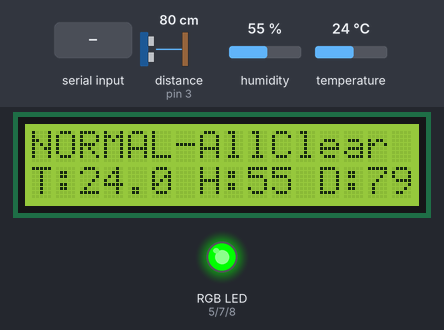
This sketch was run on a simulated Arduino Nano, built with avr-gcc and run on an emulated ATmega328P. Shown: 16×2 character LCD, an RGB LED mixed from three pins (HIGH = lit). Wiring (inferred from the names in the program): ultrasonic range finder: trigger pin 2; echo pin 3. Dashed ring = blinking. The test bench sets the inputs (shaded band); at power-on: distance to the obstacle (sensor on pin 3) 80 cm, humidity 55 %, temperature 24 °C. The echo pulse lasts 58.3 µs per cm; pins used as bus, display or sensor lines are not drawn; what the sketch prints to the serial monitor is not drawn.

Above: at 3.2 s.
3.3 s: "FIRE\n" received over Serial
At 3.75 s:
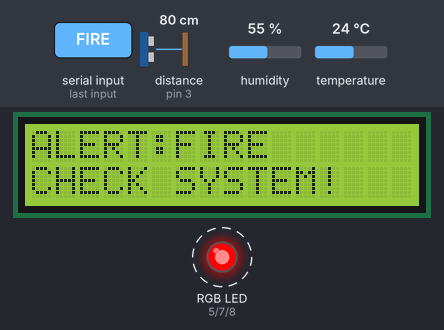
5.1 s: "INTRUSION\n" received over Serial
At 5.87 s:
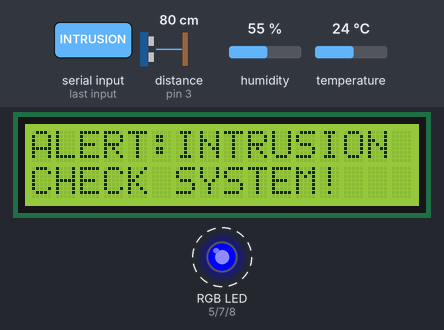
7.5 s: "VIOLENCE\n" received over Serial
At 7.72 s:
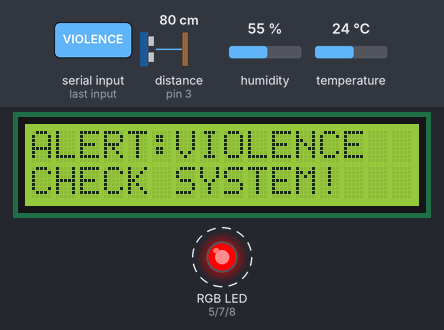
9.4 s: "WEAPON\n" received over Serial
At 9.82 s:
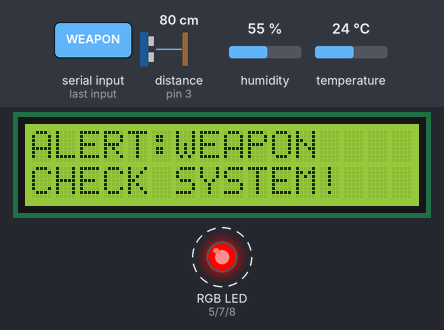
11.5 s: "ALERT_OFF\n" received over Serial
At 11.55 s:
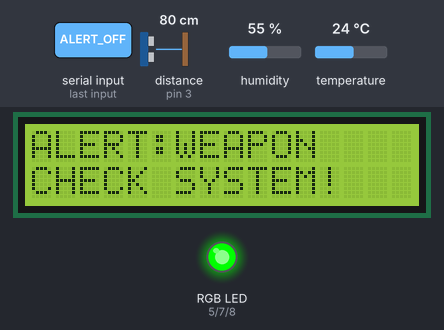
13.1 s: distance to the obstacle (sensor on pin 3) set to 2 cm
At 16.0 s:
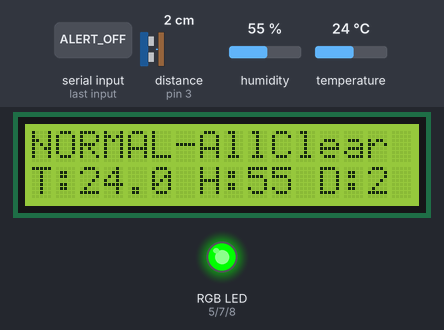
Timing chart, 0 to 17.5 s (numbered marks = the images above; inputs shaded):
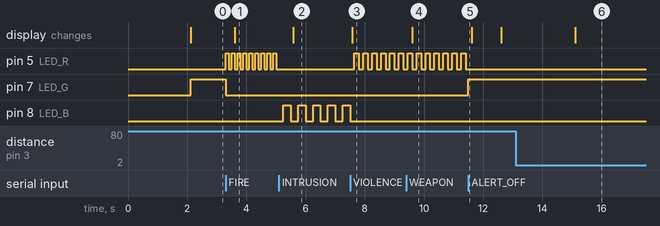

Measured:
- after the input at 3.3 s, pin 5 (LED_R): alternates HIGH for 0.10 s and LOW for 0.10 s, starting at once; pin 7 (LED_G): HIGH → LOW at once; the display: changes after 0.30 s (image 1)
- after the input at 5.1 s, pin 5 (LED_R): stops changing and stays LOW; pin 8 (LED_B): alternates HIGH for 0.25 s and LOW for 0.25 s, starting after 0.15 s; the display: changes after 0.48 s (image 2)
- after the input at 7.5 s, pin 5 (LED_R): alternates HIGH for 0.15 s and LOW for 0.15 s, starting after 0.15 s; pin 8 (LED_B): goes on until 7.5 s, then stays LOW; the display: changes after 0.08 s (image 3)
- after the input at 9.4 s, the display: changes after 0.20 s (image 4)
- after the input at 11.5 s, pin 5 (LED_R): stops changing and stays LOW; pin 7 (LED_G): LOW → HIGH at once

The sketch:

hazard_monitor.ino
```cpp
/*
 * AI CCTV Hazard Detection System - Arduino Nano
 * With LCD 1602A Display + RGB LED
 */

#include <LiquidCrystal.h>
#include <DHT.h>

// ==================== PIN DEFINITIONS ====================
#define TRIG_PIN 2          // Ultrasonic TRIG
#define ECHO_PIN 3          // Ultrasonic ECHO
#define DHT_PIN 6           // DHT11 sensor
#define LED_R 5             // RGB LED Red
#define LED_G 7             // RGB LED Green
#define LED_B 8             // RGB LED Blue
#define LCD_RS 9            // LCD Register Select
#define LCD_E 10            // LCD Enable
#define LCD_D4 11           // LCD Data 4
#define LCD_D5 12           // LCD Data 5
#define LCD_D6 13           // LCD Data 6
#define LCD_D7 A0           // LCD Data 7

// ==================== SENSOR CONFIGURATION ====================
#define DHT_TYPE DHT11

// ==================== HAZARD THRESHOLDS ====================
#define TEMP_FIRE_THRESHOLD 45.0
#define TEMP_WARNING_THRESHOLD 35.0
#define HUMIDITY_HIGH_THRESHOLD 85.0
#define HUMIDITY_LOW_THRESHOLD 20.0
#define MOTION_THRESHOLD 20.0
#define MIN_DISTANCE 2.0
#define MAX_DISTANCE 400.0
#define MOTION_TIMEOUT 3000

// ==================== OBJECT INITIALIZATION ====================
LiquidCrystal lcd(LCD_RS, LCD_E, LCD_D4, LCD_D5, LCD_D6, LCD_D7);
DHT dht(DHT_PIN, DHT_TYPE);

// ==================== GLOBAL VARIABLES ====================
float temperature = 0.0;
float humidity = 0.0;
float currentDistance = 0.0;
float previousDistance = 0.0;
bool motionDetected = false;
unsigned long lastMotionTime = 0;
int motionCount = 0;

bool alertActive = false;
String alertType = "NONE";
unsigned long alertStartTime = 0;

unsigned long lastUltrasonicRead = 0;
const unsigned long ULTRASONIC_INTERVAL = 50;  // Faster ultrasonic reads
unsigned long lastDHTRead = 0;
const unsigned long DHT_INTERVAL = 2000;  // DHT11 hardware limit
unsigned long lastDisplayUpdate = 0;
const unsigned long DISPLAY_INTERVAL = 500;  // Faster LCD updates
unsigned long lastSerialSend = 0;
const unsigned long SERIAL_INTERVAL = 300;  // Send data every 300ms for real-time feel

bool ledState = false;
unsigned long lastLedToggle = 0;
unsigned long LED_BLINK_INTERVAL = 250;

unsigned long systemUptime = 0;
int totalAlerts = 0;
int totalMotionEvents = 0;

// ==================== SETUP ====================
void setup() {
  Serial.begin(115200);

  pinMode(TRIG_PIN, OUTPUT);
  pinMode(ECHO_PIN, INPUT);
  pinMode(LED_R, OUTPUT);
  pinMode(LED_G, OUTPUT);
  pinMode(LED_B, OUTPUT);
  setRGBColor(0, 0, 0);
  digitalWrite(TRIG_PIN, LOW);

  dht.begin();

  lcd.begin(16, 2);
  lcd.clear();
  lcd.setCursor(0, 0);
  lcd.print("AI CCTV SYSTEM");
  lcd.setCursor(0, 1);
  lcd.print("Starting...");
  delay(2000);

  currentDistance = readUltrasonicDistance();
  previousDistance = currentDistance;

  Serial.println(F("{\"status\":\"READY\",\"device\":\"ARDUINO_NANO\",\"version\":\"2.0\",\"system\":\"AI_CCTV\",\"display\":\"LCD_1602A\"}"));
}

// ==================== MAIN LOOP ====================
void loop() {
  unsigned long currentMillis = millis();
  systemUptime = currentMillis / 1000;

  if (currentMillis - lastUltrasonicRead >= ULTRASONIC_INTERVAL) {
    readUltrasonicSensor();
    lastUltrasonicRead = currentMillis;
  }

  if (currentMillis - lastDHTRead >= DHT_INTERVAL) {
    readDHTSensor();
    lastDHTRead = currentMillis;
  }

  if (currentMillis - lastDisplayUpdate >= DISPLAY_INTERVAL) {
    updateDisplay();
    lastDisplayUpdate = currentMillis;
  }

  if (currentMillis - lastSerialSend >= SERIAL_INTERVAL) {
    sendSensorData();
    lastSerialSend = currentMillis;
  }

  handleLEDAlert(currentMillis);
  processSerialCommands();

  if (motionDetected && (currentMillis - lastMotionTime > MOTION_TIMEOUT)) {
    motionDetected = false;
    motionCount = max(0, motionCount - 1);
  }
}

// ==================== ULTRASONIC SENSOR ====================
float readUltrasonicDistance() {
  digitalWrite(TRIG_PIN, LOW);
  delayMicroseconds(2);
  digitalWrite(TRIG_PIN, HIGH);
  delayMicroseconds(10);
  digitalWrite(TRIG_PIN, LOW);

  long duration = pulseIn(ECHO_PIN, HIGH, 30000);
  float distance = duration * 0.01715;

  if (distance < MIN_DISTANCE || distance > MAX_DISTANCE) {
    return 0;
  }

  return distance;
}

void readUltrasonicSensor() {
  float newDistance = readUltrasonicDistance();

  if (newDistance > 0) {
    currentDistance = newDistance;

    if (previousDistance > 0) {
      float distanceChange = abs(currentDistance - previousDistance);

      if (distanceChange > MOTION_THRESHOLD) {
        if (!motionDetected) {
          motionDetected = true;
          motionCount++;
          totalMotionEvents++;
          lastMotionTime = millis();

          Serial.print(F("{\"event\":\"MOTION_DETECTED\",\"distance\":"));
          Serial.print(currentDistance, 1);
          Serial.print(F(",\"change\":"));
          Serial.print(distanceChange, 1);
          Serial.println(F("}"));
        }
        lastMotionTime = millis();
      }
    }

    previousDistance = currentDistance;
  }
}

// ==================== DHT SENSOR ====================
void readDHTSensor() {
  float newTemp = dht.readTemperature();
  float newHum = dht.readHumidity();

  if (!isnan(newTemp) && !isnan(newHum)) {
    temperature = newTemp;
    humidity = newHum;

    if (temperature >= TEMP_FIRE_THRESHOLD) {
      triggerAlert("FIRE");
      Serial.print(F("{\"event\":\"FIRE_HAZARD\",\"temp\":"));
      Serial.print(temperature, 1);
      Serial.println(F("}"));
    }

    if (humidity >= HUMIDITY_HIGH_THRESHOLD) {
      Serial.print(F("{\"event\":\"HIGH_HUMIDITY\",\"humidity\":"));
      Serial.print(humidity, 1);
      Serial.println(F("}"));
    }
    if (humidity <= HUMIDITY_LOW_THRESHOLD) {
      Serial.print(F("{\"event\":\"LOW_HUMIDITY_FIRE_RISK\",\"humidity\":"));
      Serial.print(humidity, 1);
      Serial.println(F("}"));
    }
  }
}

// ==================== DISPLAY ====================
void updateDisplay() {
  lcd.clear();

  if (alertActive) {
    lcd.setCursor(0, 0);
    lcd.print("ALERT:");
    lcd.print(alertType);
    lcd.setCursor(0, 1);
    lcd.print("CHECK SYSTEM!");
  } else {
    lcd.setCursor(0, 0);
    lcd.print("NORMAL-AllClear");
    lcd.setCursor(0, 1);
    lcd.print("T:");
    lcd.print(temperature, 1);
    lcd.print(" H:");
    lcd.print((int)humidity);
    lcd.print(" D:");
    lcd.print((int)currentDistance);
  }
}

// ==================== RGB LED ====================
void setRGBColor(int r, int g, int b) {
  analogWrite(LED_R, r);
  analogWrite(LED_G, g);
  analogWrite(LED_B, b);
}

void handleLEDAlert(unsigned long currentMillis) {
  if (alertActive) {
    if (alertType == "FIRE") {
      LED_BLINK_INTERVAL = 100;
    } else if (alertType == "VIOLENCE" || alertType == "WEAPON") {
      LED_BLINK_INTERVAL = 150;
    } else {
      LED_BLINK_INTERVAL = 250;
    }

    if (currentMillis - lastLedToggle >= LED_BLINK_INTERVAL) {
      ledState = !ledState;

      if (ledState) {
        if (alertType == "FIRE") {
          setRGBColor(255, 0, 0);  // RED
        } else if (alertType == "VIOLENCE" || alertType == "WEAPON") {
          setRGBColor(255, 0, 0);  // RED
        } else if (alertType == "INTRUSION") {
          setRGBColor(0, 0, 255);  // BLUE
        } else {
          setRGBColor(255, 100, 0);  // ORANGE
        }
      } else {
        setRGBColor(0, 0, 0);
      }

      lastLedToggle = currentMillis;
    }
  } else {
    setRGBColor(0, 150, 0);  // GREEN = All good (medium brightness)
    ledState = false;
  }
}

void triggerAlert(String type) {
  alertActive = true;
  alertType = type;
  alertStartTime = millis();
  totalAlerts++;
}

void clearAlert() {
  alertActive = false;
  alertType = "NONE";
  setRGBColor(0, 150, 0);  // Medium brightness green
  ledState = false;
}

// ==================== SERIAL ====================
void sendSensorData() {
  Serial.print(F("{"));
  Serial.print(F("\"type\":\"SENSOR_DATA\","));
  Serial.print(F("\"temp\":"));
  Serial.print(temperature, 2);
  Serial.print(F(",\"humidity\":"));
  Serial.print(humidity, 2);
  Serial.print(F(",\"distance\":"));
  Serial.print(currentDistance, 1);
  Serial.print(F(",\"motion\":"));
  Serial.print(motionDetected ? F("true") : F("false"));
  Serial.print(F(",\"motion_count\":"));
  Serial.print(motionCount);
  Serial.print(F(",\"alert\":"));
  Serial.print(alertActive ? F("true") : F("false"));
  Serial.print(F(",\"alert_type\":\""));
  Serial.print(alertType);
  Serial.print(F("\",\"uptime\":"));
  Serial.print(systemUptime);
  Serial.print(F(",\"total_alerts\":"));
  Serial.print(totalAlerts);
  Serial.print(F(",\"total_motion\":"));
  Serial.print(totalMotionEvents);
  Serial.println(F("}"));
}

void processSerialCommands() {
  if (Serial.available() > 0) {
    String command = Serial.readStringUntil('\n');
    command.trim();

    if (command == "FIRE") {
      triggerAlert("FIRE");
      Serial.println(F("{\"response\":\"FIRE_ALERT_ACTIVATED\"}"));
    }
    else if (command == "INTRUSION") {
      triggerAlert("INTRUSION");
      Serial.println(F("{\"response\":\"INTRUSION_ALERT_ACTIVATED\"}"));
    }
    else if (command == "VIOLENCE") {
      triggerAlert("VIOLENCE");
      Serial.println(F("{\"response\":\"VIOLENCE_ALERT_ACTIVATED\"}"));
    }
    else if (command == "WEAPON") {
      triggerAlert("WEAPON");
      Serial.println(F("{\"response\":\"WEAPON_ALERT_ACTIVATED\"}"));
    }
    else if (command == "ALERT_OFF" || command == "CLEAR") {
      clearAlert();
      Serial.println(F("{\"response\":\"ALERT_CLEARED\"}"));
    }
    else if (command == "STATUS") {
      sendSensorData();
    }
    else if (command == "RESET") {
      clearAlert();
      motionCount = 0;
      totalMotionEvents = 0;
      totalAlerts = 0;
      Serial.println(F("{\"response\":\"SYSTEM_RESET\"}"));
    }
    else if (command == "PING") {
      Serial.println(F("{\"response\":\"PONG\",\"status\":\"ONLINE\"}"));
    }
    else if (command.startsWith("LED_")) {
      if (command == "LED_ON") {
        setRGBColor(255, 255, 255);
        Serial.println(F("{\"response\":\"LED_ON\"}"));
      } else if (command == "LED_OFF") {
        setRGBColor(0, 0, 0);
        Serial.println(F("{\"response\":\"LED_OFF\"}"));
      }
    }
    else {
      Serial.print(F("{\"error\":\"UNKNOWN_COMMAND\",\"received\":\""));
      Serial.print(command);
      Serial.println(F("\"}"));
    }
  }
}
```
